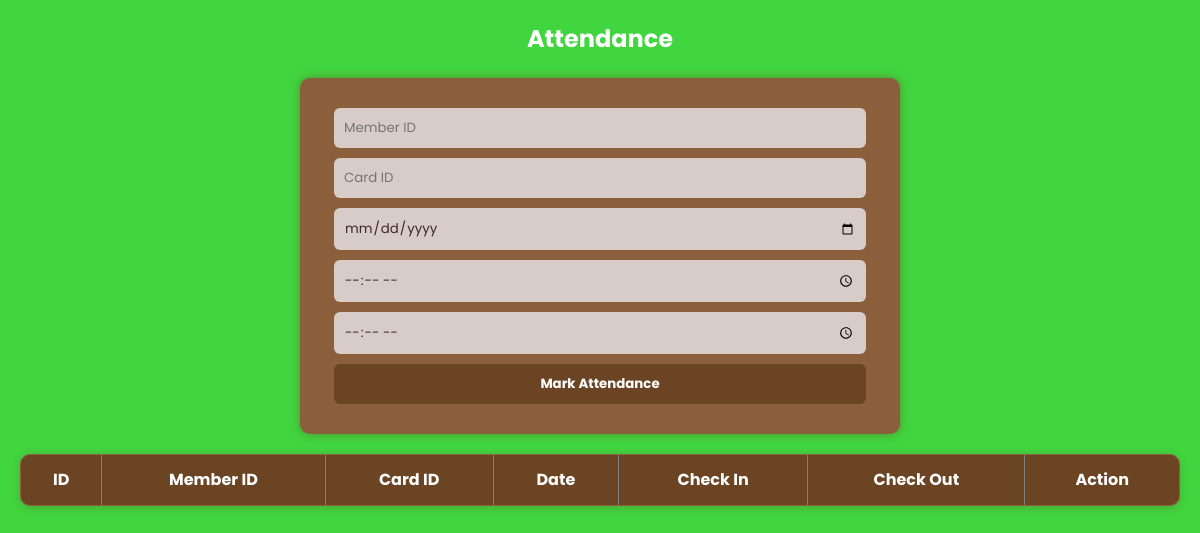
Before: /attendance.php with the older database file.
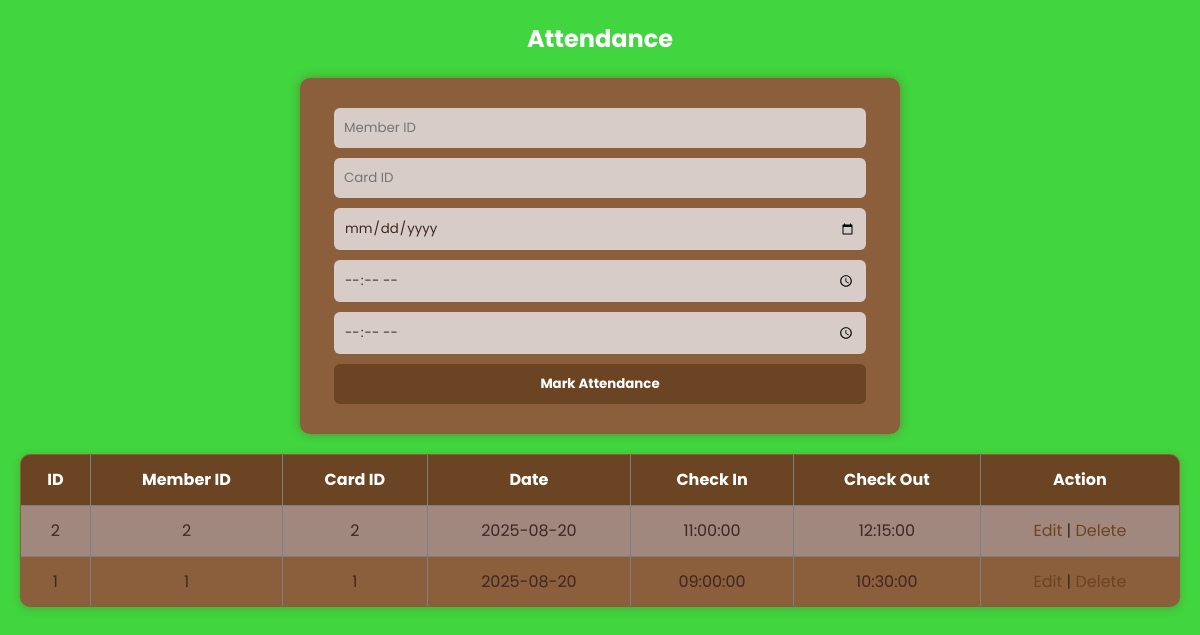
After: the same page with the newer database file.
### tables this page shows
CREATE TABLE attendance (
    attendance_id INT AUTO_INCREMENT PRIMARY KEY,
    member_id INT,
    access_card_id INT,
    date DATE NOT NULL,
    check_in_time TIME,
    check_out_time TIME,
    FOREIGN KEY (member_id) REFERENCES members(member_id),
    FOREIGN KEY (access_card_id) REFERENCES access_cards(access_card_id)
);

### attendance.php (the view, shortened to what this page needs)
<?php
include 'config.php';
$id = $member_id = $card_id = $date = $check_in = $check_out = "";
$edit_mode = false;
$result = $conn->query("SELECT * FROM attendance ORDER BY date DESC, check_in_time DESC");
?>
<!DOCTYPE html>
<html lang="en">
<head>
    <link rel="stylesheet" href="style.css">
</head>
<body>
<h2>Attendance</h2>
<form method="POST">
    <input type="number" name="member_id" placeholder="Member ID" value="<?= $member_id ?>" required>
    <input type="number" name="card_id" placeholder="Card ID" value="<?= $card_id ?>" required>
    <input type="date" name="date" value="<?= $date ?>">
    <input type="time" name="check_in" value="<?= $check_in ?>">
    <input type="time" name="check_out" value="<?= $check_out ?>">
    <button type="submit" name="save"><?= $edit_mode ? "Update Attendance" : "Mark Attendance" ?></button>
</form>
<table border="1" cellpadding="5">
    <tr>
        <th>ID</th>
        <th>Member ID</th>
        <th>Card ID</th>
        <th>Date</th>
        <th>Check In</th>
        <th>Check Out</th>
        <th>Action</th>
    </tr>
    <?php while($row = $result->fetch_assoc()) { ?>
    <tr>
        <td><?= $row['attendance_id'] ?></td>
        <td><?= $row['member_id'] ?></td>
        <td><?= $row['access_card_id'] ?></td>
        <td><?= $row['date'] ?></td>
        <td><?= $row['check_in_time'] ?></td>
        <td><?= $row['check_out_time'] ?></td>
        <td>
            <a href="?edit=<?= $row['attendance_id'] ?>">Edit</a> |
            <a href="?delete=<?= $row['attendance_id'] ?>" onclick="return confirm('Are you sure?')">Delete</a>
        </td>
    </tr>
    <?php } ?>
</table>
</body>
</html>

Changed rows visible on the page:
added attendance: attendance_id "2", member "2", access_card "2", date "2025-08-20", check_in_time "11:00:00", check_out_time "12:15:00"
added attendance: attendance_id "1", member "1", access_card "1", date "2025-08-20", check_in_time "09:00:00", check_out_time "10:30:00"
